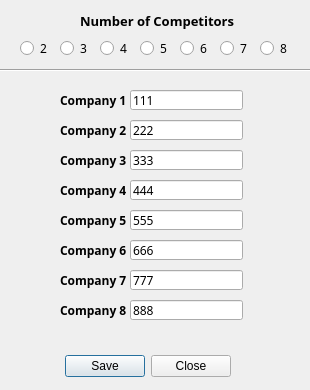
<?xml version="1.0" encoding="UTF-8"?>
<ui version="4.0">
 <class>Dialog_Setup</class>
 <widget class="QDialog" name="Dialog_Setup">
  <property name="geometry">
   <rect>
    <x>0</x>
    <y>0</y>
    <width>310</width>
    <height>390</height>
   </rect>
  </property>
  <property name="windowTitle">
   <string>Dialog</string>
  </property>
  <widget class="QDialogButtonBox" name="buttonBox">
   <property name="geometry">
    <rect>
     <x>-110</x>
     <y>350</y>
     <width>341</width>
     <height>32</height>
    </rect>
   </property>
   <property name="orientation">
    <enum>Qt::Horizontal</enum>
   </property>
   <property name="standardButtons">
    <set>QDialogButtonBox::Close|QDialogButtonBox::Save</set>
   </property>
  </widget>
  <widget class="QRadioButton" name="radioButton_8">
   <property name="geometry">
    <rect>
     <x>310</x>
     <y>50</y>
     <width>31</width>
     <height>17</height>
    </rect>
   </property>
   <property name="font">
    <font>
     <family>Montserrat</family>
     <pointsize>9</pointsize>
    </font>
   </property>
   <property name="text">
    <string>8</string>
   </property>
  </widget>
  <widget class="QLineEdit" name="lineEdit_1">
   <property name="geometry">
    <rect>
     <x>130</x>
     <y>90</y>
     <width>113</width>
     <height>20</height>
    </rect>
   </property>
   <property name="font">
    <font>
     <family>Montserrat</family>
     <pointsize>9</pointsize>
    </font>
   </property>
   <property name="inputMask">
    <string/>
   </property>
   <property name="text">
    <string>111</string>
   </property>
   <property name="maxLength">
    <number>8</number>
   </property>
   <property name="frame">
    <bool>true</bool>
   </property>
   <property name="cursorPosition">
    <number>3</number>
   </property>
   <property name="placeholderText">
    <string>Company Name</string>
   </property>
  </widget>
  <widget class="QLabel" name="label_Company5">
   <property name="geometry">
    <rect>
     <x>60</x>
     <y>210</y>
     <width>71</width>
     <height>21</height>
    </rect>
   </property>
   <property name="font">
    <font>
     <family>Montserrat</family>
     <weight>75</weight>
     <bold>true</bold>
    </font>
   </property>
   <property name="text">
    <string>Company 5</string>
   </property>
  </widget>
  <widget class="QRadioButton" name="radioButton_6">
   <property name="geometry">
    <rect>
     <x>180</x>
     <y>40</y>
     <width>31</width>
     <height>17</height>
    </rect>
   </property>
   <property name="font">
    <font>
     <family>Montserrat</family>
     <pointsize>9</pointsize>
    </font>
   </property>
   <property name="text">
    <string>6</string>
   </property>
  </widget>
  <widget class="QLabel" name="label_label_Company2">
   <property name="geometry">
    <rect>
     <x>60</x>
     <y>120</y>
     <width>71</width>
     <height>21</height>
    </rect>
   </property>
   <property name="font">
    <font>
     <family>Montserrat</family>
     <weight>75</weight>
     <bold>true</bold>
    </font>
   </property>
   <property name="text">
    <string>Company 2</string>
   </property>
  </widget>
  <widget class="QLineEdit" name="lineEdit_2">
   <property name="geometry">
    <rect>
     <x>130</x>
     <y>120</y>
     <width>113</width>
     <height>20</height>
    </rect>
   </property>
   <property name="font">
    <font>
     <family>Montserrat</family>
     <pointsize>9</pointsize>
    </font>
   </property>
   <property name="text">
    <string>222</string>
   </property>
   <property name="maxLength">
    <number>8</number>
   </property>
   <property name="placeholderText">
    <string>Company Name</string>
   </property>
  </widget>
  <widget class="QLabel" name="label_Company6">
   <property name="geometry">
    <rect>
     <x>60</x>
     <y>240</y>
     <width>71</width>
     <height>21</height>
    </rect>
   </property>
   <property name="font">
    <font>
     <family>Montserrat</family>
     <weight>75</weight>
     <bold>true</bold>
    </font>
   </property>
   <property name="text">
    <string>Company 6</string>
   </property>
  </widget>
  <widget class="QRadioButton" name="radioButton_4">
   <property name="geometry">
    <rect>
     <x>100</x>
     <y>40</y>
     <width>31</width>
     <height>17</height>
    </rect>
   </property>
   <property name="font">
    <font>
     <family>Montserrat</family>
     <pointsize>9</pointsize>
    </font>
   </property>
   <property name="text">
    <string>4</string>
   </property>
  </widget>
  <widget class="QRadioButton" name="radioButton_9">
   <property name="geometry">
    <rect>
     <x>260</x>
     <y>40</y>
     <width>31</width>
     <height>17</height>
    </rect>
   </property>
   <property name="font">
    <font>
     <family>Montserrat</family>
     <pointsize>9</pointsize>
    </font>
   </property>
   <property name="text">
    <string>8</string>
   </property>
  </widget>
  <widget class="QLineEdit" name="lineEdit_5">
   <property name="geometry">
    <rect>
     <x>130</x>
     <y>210</y>
     <width>113</width>
     <height>20</height>
    </rect>
   </property>
   <property name="font">
    <font>
     <family>Montserrat</family>
     <pointsize>9</pointsize>
    </font>
   </property>
   <property name="text">
    <string>555</string>
   </property>
   <property name="maxLength">
    <number>8</number>
   </property>
   <property name="placeholderText">
    <string>Company Name</string>
   </property>
  </widget>
  <widget class="QLabel" name="label_Company3">
   <property name="geometry">
    <rect>
     <x>60</x>
     <y>150</y>
     <width>71</width>
     <height>21</height>
    </rect>
   </property>
   <property name="font">
    <font>
     <family>Montserrat</family>
     <weight>75</weight>
     <bold>true</bold>
    </font>
   </property>
   <property name="text">
    <string>Company 3</string>
   </property>
  </widget>
  <widget class="QRadioButton" name="radioButton_3">
   <property name="geometry">
    <rect>
     <x>60</x>
     <y>40</y>
     <width>31</width>
     <height>17</height>
    </rect>
   </property>
   <property name="font">
    <font>
     <family>Montserrat</family>
     <pointsize>9</pointsize>
    </font>
   </property>
   <property name="text">
    <string>3</string>
   </property>
  </widget>
  <widget class="QLineEdit" name="lineEdit_7">
   <property name="geometry">
    <rect>
     <x>130</x>
     <y>270</y>
     <width>113</width>
     <height>20</height>
    </rect>
   </property>
   <property name="font">
    <font>
     <family>Montserrat</family>
     <pointsize>9</pointsize>
    </font>
   </property>
   <property name="inputMask">
    <string/>
   </property>
   <property name="text">
    <string>777</string>
   </property>
   <property name="maxLength">
    <number>8</number>
   </property>
   <property name="frame">
    <bool>true</bool>
   </property>
   <property name="cursorPosition">
    <number>3</number>
   </property>
   <property name="placeholderText">
    <string>Company Name</string>
   </property>
  </widget>
  <widget class="QLabel" name="label_NumberofCompetitors">
   <property name="geometry">
    <rect>
     <x>80</x>
     <y>10</y>
     <width>171</width>
     <height>21</height>
    </rect>
   </property>
   <property name="font">
    <font>
     <family>Montserrat</family>
     <pointsize>10</pointsize>
     <weight>75</weight>
     <bold>true</bold>
    </font>
   </property>
   <property name="text">
    <string>Number of Competitors</string>
   </property>
  </widget>
  <widget class="QRadioButton" name="radioButton_7">
   <property name="geometry">
    <rect>
     <x>220</x>
     <y>40</y>
     <width>31</width>
     <height>17</height>
    </rect>
   </property>
   <property name="font">
    <font>
     <family>Montserrat</family>
     <pointsize>9</pointsize>
    </font>
   </property>
   <property name="text">
    <string>7</string>
   </property>
  </widget>
  <widget class="QLineEdit" name="lineEdit_8">
   <property name="geometry">
    <rect>
     <x>130</x>
     <y>300</y>
     <width>113</width>
     <height>20</height>
    </rect>
   </property>
   <property name="font">
    <font>
     <family>Montserrat</family>
     <pointsize>9</pointsize>
    </font>
   </property>
   <property name="text">
    <string>888</string>
   </property>
   <property name="maxLength">
    <number>8</number>
   </property>
   <property name="placeholderText">
    <string>Company Name</string>
   </property>
  </widget>
  <widget class="QLabel" name="label_Company4">
   <property name="geometry">
    <rect>
     <x>60</x>
     <y>180</y>
     <width>71</width>
     <height>21</height>
    </rect>
   </property>
   <property name="font">
    <font>
     <family>Montserrat</family>
     <weight>75</weight>
     <bold>true</bold>
    </font>
   </property>
   <property name="text">
    <string>Company 4</string>
   </property>
  </widget>
  <widget class="QLineEdit" name="lineEdit_4">
   <property name="geometry">
    <rect>
     <x>130</x>
     <y>180</y>
     <width>113</width>
     <height>20</height>
    </rect>
   </property>
   <property name="font">
    <font>
     <family>Montserrat</family>
     <pointsize>9</pointsize>
    </font>
   </property>
   <property name="inputMask">
    <string/>
   </property>
   <property name="text">
    <string>444</string>
   </property>
   <property name="maxLength">
    <number>8</number>
   </property>
   <property name="frame">
    <bool>true</bool>
   </property>
   <property name="cursorPosition">
    <number>3</number>
   </property>
   <property name="placeholderText">
    <string>Company Name</string>
   </property>
  </widget>
  <widget class="QLineEdit" name="lineEdit_3">
   <property name="geometry">
    <rect>
     <x>130</x>
     <y>150</y>
     <width>113</width>
     <height>20</height>
    </rect>
   </property>
   <property name="font">
    <font>
     <family>Montserrat</family>
     <pointsize>9</pointsize>
    </font>
   </property>
   <property name="text">
    <string>333</string>
   </property>
   <property name="maxLength">
    <number>8</number>
   </property>
   <property name="placeholderText">
    <string>Company Name</string>
   </property>
  </widget>
  <widget class="QRadioButton" name="radioButton_2">
   <property name="geometry">
    <rect>
     <x>20</x>
     <y>40</y>
     <width>31</width>
     <height>17</height>
    </rect>
   </property>
   <property name="font">
    <font>
     <family>Montserrat</family>
     <pointsize>9</pointsize>
    </font>
   </property>
   <property name="text">
    <string>2</string>
   </property>
  </widget>
  <widget class="QRadioButton" name="radioButton_5">
   <property name="geometry">
    <rect>
     <x>140</x>
     <y>40</y>
     <width>31</width>
     <height>17</height>
    </rect>
   </property>
   <property name="font">
    <font>
     <family>Montserrat</family>
     <pointsize>9</pointsize>
    </font>
   </property>
   <property name="text">
    <string>5</string>
   </property>
  </widget>
  <widget class="QLineEdit" name="lineEdit_6">
   <property name="geometry">
    <rect>
     <x>130</x>
     <y>240</y>
     <width>113</width>
     <height>20</height>
    </rect>
   </property>
   <property name="font">
    <font>
     <family>Montserrat</family>
     <pointsize>9</pointsize>
    </font>
   </property>
   <property name="text">
    <string>666</string>
   </property>
   <property name="maxLength">
    <number>8</number>
   </property>
   <property name="placeholderText">
    <string>Company Name</string>
   </property>
  </widget>
  <widget class="QLabel" name="label_Company7">
   <property name="geometry">
    <rect>
     <x>60</x>
     <y>270</y>
     <width>71</width>
     <height>21</height>
    </rect>
   </property>
   <property name="font">
    <font>
     <family>Montserrat</family>
     <weight>75</weight>
     <bold>true</bold>
    </font>
   </property>
   <property name="text">
    <string>Company 7</string>
   </property>
  </widget>
  <widget class="QLabel" name="label_Company1">
   <property name="geometry">
    <rect>
     <x>60</x>
     <y>90</y>
     <width>71</width>
     <height>21</height>
    </rect>
   </property>
   <property name="font">
    <font>
     <family>Montserrat</family>
     <weight>75</weight>
     <bold>true</bold>
    </font>
   </property>
   <property name="text">
    <string>Company 1</string>
   </property>
  </widget>
  <widget class="QLabel" name="label_Company8">
   <property name="geometry">
    <rect>
     <x>60</x>
     <y>300</y>
     <width>71</width>
     <height>21</height>
    </rect>
   </property>
   <property name="font">
    <font>
     <family>Montserrat</family>
     <weight>75</weight>
     <bold>true</bold>
    </font>
   </property>
   <property name="text">
    <string>Company 8</string>
   </property>
  </widget>
  <widget class="Line" name="line">
   <property name="geometry">
    <rect>
     <x>-10</x>
     <y>60</y>
     <width>321</width>
     <height>20</height>
    </rect>
   </property>
   <property name="orientation">
    <enum>Qt::Horizontal</enum>
   </property>
  </widget>
 </widget>
 <resources/>
 <connections>
  <connection>
   <sender>buttonBox</sender>
   <signal>accepted()</signal>
   <receiver>Dialog_Setup</receiver>
   <slot>accept()</slot>
   <hints>
    <hint type="sourcelabel">
     <x>248</x>
     <y>254</y>
    </hint>
    <hint type="destinationlabel">
     <x>157</x>
     <y>274</y>
    </hint>
   </hints>
  </connection>
  <connection>
   <sender>buttonBox</sender>
   <signal>rejected()</signal>
   <receiver>Dialog_Setup</receiver>
   <slot>reject()</slot>
   <hints>
    <hint type="sourcelabel">
     <x>316</x>
     <y>260</y>
    </hint>
    <hint type="destinationlabel">
     <x>286</x>
     <y>274</y>
    </hint>
   </hints>
  </connection>
 </connections>
</ui>
